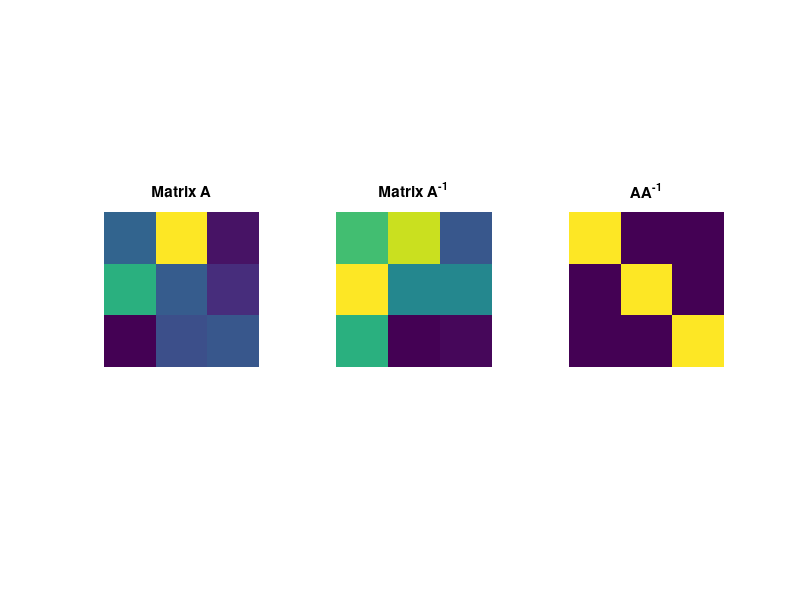

Source code (MATLAB):
%%
%     COURSE: Linear algebra: theory and implementation
%    SECTION: Matrix inverse
%      VIDEO: Concept and uses of the inverse
% Instructor: sincxpress.com
% Course url: https://www.udemy.com/course/linear-algebra-theory-and-implementation/?couponCode=202110
% 
%%

% size of square matrix
m = 3;

% generate random matrix
A = randn(m);

% compute its inverse
Ainv = inv(A);

% and check the multiplication
id = A*Ainv;


% show in an image
figure(1), clf
subplot(131), imagesc(A)
title('Matrix A'), axis square, axis off

subplot(132), imagesc(Ainv)
title('Matrix A^{-1}'), axis square, axis off

subplot(133), imagesc(id)
title('AA^{-1}'), axis square, axis off

%% done.
